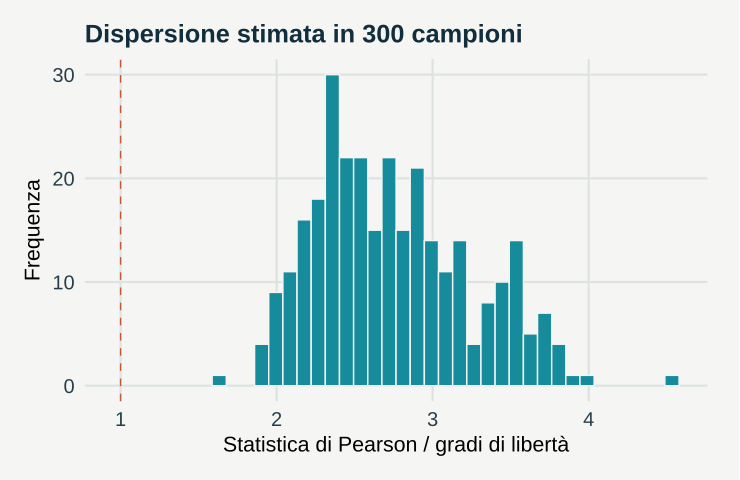

Here is the R script that generated this plot:
# GeoStat Lab — funzioni comuni. R >= 4.3; ggplot2 >= 3.4; jsonlite.
suppressPackageStartupMessages(library(ggplot2))
col_geo <- c('#168B9C','#BC5B35','#7054A4','#A17B19','#227864','#64748B')
theme_set(theme_minimal(base_size=17, base_family='sans') + theme(
  plot.background=element_rect(fill='#F5F6F3',colour=NA),
  panel.background=element_rect(fill='#F5F6F3',colour=NA),
  panel.grid.minor=element_blank(),panel.grid.major=element_line(colour='#DCE3E2'),
  plot.title=element_text(size=19,face='bold',colour='#122D3B'),
  plot.subtitle=element_text(size=13,colour='#405560',margin=margin(b=12)),
  axis.text=element_text(size=15,colour='#273E4A'),axis.title=element_text(size=16),
  legend.position='bottom',legend.title=element_blank(),legend.text=element_text(size=14),
  strip.text=element_text(size=15,face='bold'),plot.margin=margin(18,24,18,18)))
metric <- function(...) data.frame(grandezza=names(c(...)),valore=as.character(c(...)),check.names=FALSE)
f <- function(x,d=3) {out<-formatC(x,digits=d,format='fg');out[!is.finite(x)]<-'Non definito';out}
line_plot <- function(d,x='x',y='y',title='',xl=x,yl=y,group=NULL) {
 p<-ggplot(d,aes(x=.data[[x]],y=.data[[y]]))
 if(is.null(group)) p<-p+geom_line(colour=col_geo[1],linewidth=1.05) else p<-p+aes(colour=.data[[group]],group=.data[[group]])+geom_line(linewidth=1)+scale_colour_manual(values=col_geo)
 p+labs(title=title,x=xl,y=yl)
}
point_plot <- function(d,x='x',y='y',title='',xl=x,yl=y,group=NULL) {
 p<-ggplot(d,aes(x=.data[[x]],y=.data[[y]]))
 if(is.null(group))p<-p+geom_point(colour=col_geo[1],size=2.5,alpha=.8) else p<-p+aes(colour=.data[[group]])+geom_point(size=2.7,alpha=.85)+scale_colour_manual(values=col_geo)
 p+labs(title=title,x=xl,y=yl)
}
hist_plot<-function(x,title='',xl='Valore',bins=20)ggplot(data.frame(x=x),aes(x))+geom_histogram(bins=bins,fill=col_geo[1],colour='#F5F6F3')+labs(title=title,x=xl,y='Frequenza')
bar_plot<-function(d,x='gruppo',y='valore',title='',yl='Valore')ggplot(d,aes(x=.data[[x]],y=.data[[y]],fill=.data[[x]]))+geom_col(width=.65)+scale_fill_manual(values=rep(col_geo,length.out=length(unique(d[[x]])) ))+guides(fill='none')+labs(title=title,x=NULL,y=yl)
map_plot<-function(d,z='z',title='',xl='Est [km]',yl='Nord [km]')ggplot(d,aes(x,y,fill=.data[[z]]))+geom_raster()+coord_equal()+scale_fill_gradientn(colours=c('#153F56','#298C9C','#B8CDB2','#F1D889','#AD542F'))+labs(title=title,x=xl,y=yl)
acf_data<-function(x,lag=20){a<-acf(x,lag.max=min(lag,length(x)-1),plot=FALSE);data.frame(x=as.vector(a$lag)[-1],y=as.vector(a$acf)[-1])}
# AR(1), distribuzione marginale stazionaria N(0, 1).
ar_series<-function(n,rho){x<-numeric(n);x[1]<-rnorm(1);for(i in 2:n)x[i]<-rho*x[i-1]+sqrt(1-rho^2)*rnorm(1);x}
# Distanze euclidee in unità metriche già dichiarate; nessuna conversione implicita di CRS.
dist_cross<-function(a,b)sqrt(outer(a[,1],b[,1],'-')^2+outer(a[,2],b[,2],'-')^2)
# Predittore IDW: i punti coincidenti ricevono esattamente il valore osservato.
idw<-function(xy,z,new,power=2){dd<-dist_cross(new,xy);apply(dd,1,function(d)if(any(d<1e-10))mean(z[d<1e-10])else weighted.mean(z,d^(-power)))}
# CART didattico binario: divisioni assiali che minimizzano l'impurità di Gini.
cart_fit<-function(x,y,depth=2,minleaf=4){
 node<-list(p=mean(y),n=length(y));if(depth<1||length(unique(y))<2||length(y)<2*minleaf)return(node)
 best<-Inf
 for(j in seq_len(ncol(x))){v<-sort(unique(x[,j])); if(length(v)<2)next
  for(cut in (head(v,-1)+tail(v,-1))/2){left<-x[,j]<=cut;nl<-sum(left);nr<-sum(!left);if(min(nl,nr)<minleaf)next
   score<-nl*mean(y[left])*(1-mean(y[left]))+nr*mean(y[!left])*(1-mean(y[!left]))
   if(score<best){best<-score;node$j<-j;node$cut<-cut;split<-left}
  }
 }
 if(is.finite(best)){node$left<-cart_fit(x[split,,drop=FALSE],y[split],depth-1,minleaf);node$right<-cart_fit(x[!split,,drop=FALSE],y[!split],depth-1,minleaf)};node
}
cart_predict<-function(tree,x)apply(x,1,function(row){t<-tree;while(!is.null(t$j))t<-if(row[t$j]<=t$cut)t$left else t$right;t$p})
p <- list(theta = 2, n = 96, seed = 17)
set.seed(p$seed)
x <- seq(0, 40, length.out = p$n)

mu <- 3 * exp(0.05 * (x - 20))

sim <- t(replicate(300, {
    y <- rnbinom(p$n, size = p$theta, mu = mu)
    m <- glm(y ~ x, family = poisson)
    s <- sqrt(diag(vcov(m)))[[2]]
    phi <- sum(residuals(m, type = "pearson")^2)/m$df.residual
    c(b = coef(m)[[2]], s = s, phi = phi)
}))

dentro <- function(s) mean(abs(sim[, "b"] - 0.05) < 1.96 * s)

data <- data.frame(phi = sim[, "phi"])

plots <- list(hist_plot(sim[, "phi"], title = "Dispersione stimata in 300 campioni", xl = "Statistica di Pearson / gradi di libertà", 
    bins = 40) + geom_vline(xintercept = 1, linetype = 2, colour = col_geo[2]))

metrics <- metric(`Dispersione media` = f(mean(sim[, "phi"])), `Varianza attesa a media 3` = f(3 + 9/p$theta), 
    `Copertura dell’intervallo di Poisson` = f(dentro(sim[, "s"])), `Copertura dell’intervallo quasi-Poisson` = f(dentro(sim[, 
        "s"] * sqrt(pmax(1, sim[, "phi"])))))
print(metrics,row.names=FALSE)
ggplot2::ggsave('m20-dispersione-B.svg',plots[[1]],device=svglite::svglite,width=7.7,height=5.0,bg='#F8F6F1')
